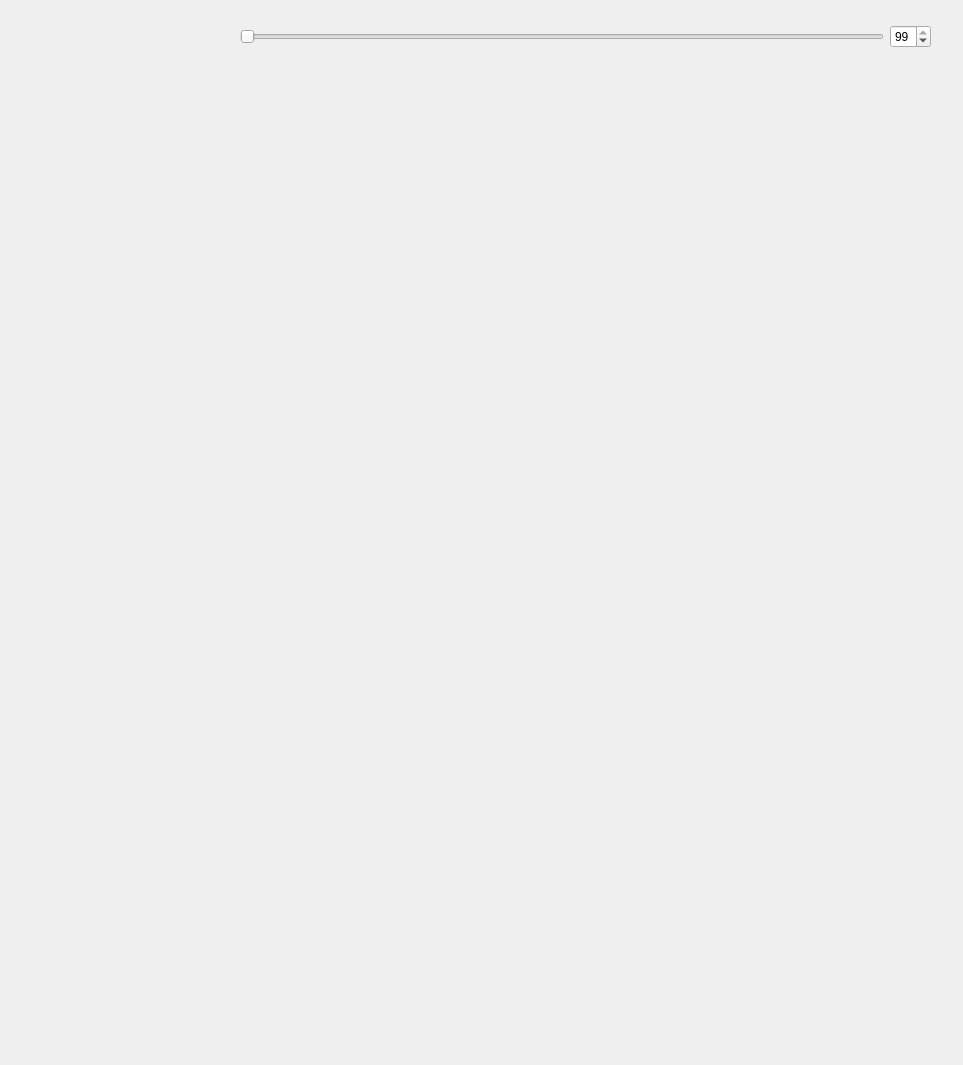
<?xml version="1.0" encoding="UTF-8"?>
<ui version="4.0">
 <class>Form</class>
 <widget class="QWidget" name="Form">
  <property name="geometry">
   <rect>
    <x>0</x>
    <y>0</y>
    <width>963</width>
    <height>1065</height>
   </rect>
  </property>
  <property name="windowTitle">
   <string>Form</string>
  </property>
  <widget class="QWidget" name="">
   <property name="geometry">
    <rect>
     <x>240</x>
     <y>20</y>
     <width>691</width>
     <height>34</height>
    </rect>
   </property>
   <layout class="QHBoxLayout" name="horizontalLayout">
    <item>
     <widget class="QSlider" name="horizontalSlider">
      <property name="orientation">
       <enum>Qt::Horizontal</enum>
      </property>
     </widget>
    </item>
    <item>
     <widget class="QSpinBox" name="spinBox">
      <property name="value">
       <number>99</number>
      </property>
     </widget>
    </item>
   </layout>
  </widget>
 </widget>
 <resources/>
 <connections/>
</ui>
